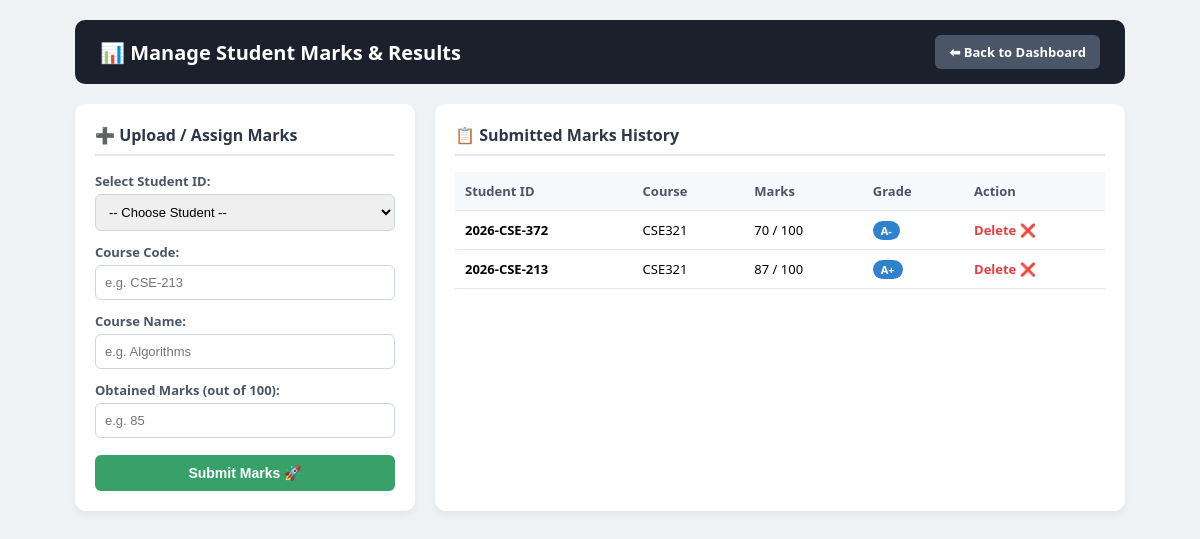
/manage_marks.php (signed in), run on the app's committed database.
### tables this page shows
CREATE TABLE `marks` (
  `id` int(11) NOT NULL,
  `student_id` varchar(50) NOT NULL,
  `course_code` varchar(20) NOT NULL,
  `course_name` varchar(100) NOT NULL,
  `marks` int(11) NOT NULL,
  `grade` varchar(5) NOT NULL,
  `posted_by` varchar(50) NOT NULL,
  `created_at` timestamp NOT NULL DEFAULT current_timestamp()
);

### manage_marks.php (the view, shortened to what this page needs)
<?php
require_once 'config.php';
$marks_list = $conn->query("SELECT * FROM marks ORDER BY id DESC");
?>
<!DOCTYPE html>
<html lang="en">
<head>
</head>
<body>
<div class="container">
    <div class="header">
        <h2>📊 Manage Student Marks & Results</h2>
        <a href="teacher_dashboard.php" class="btn-back">⬅ Back to Dashboard</a>
    </div>
    <div class="main-grid">
        <div class="card">
            <h3>➕ Upload / Assign Marks</h3>
            <form action="" method="POST">
                <div class="form-group">
                    <label>Select Student ID:</label>
                    <select name="student_id" required>
                        <option value="">-- Choose Student --</option>
                    </select>
                </div>
                <div class="form-group">
                    <label>Course Code:</label>
                    <input type="text" name="course_code" placeholder="e.g. CSE-213" required>
                </div>
                <div class="form-group">
                    <label>Course Name:</label>
                    <input type="text" name="course_name" placeholder="e.g. Algorithms" required>
                </div>
                <div class="form-group">
                    <label>Obtained Marks (out of 100):</label>
                    <input type="number" name="marks" min="0" max="100" placeholder="e.g. 85" required>
                </div>
                <button type="submit" name="submit_marks" class="btn-submit">Submit Marks 🚀</button>
            </form>
        </div>
        <div class="card">
            <h3>📋 Submitted Marks History</h3>
            <table>
                <thead>
                    <tr>
                        <th>Student ID</th>
                        <th>Course</th>
                        <th>Marks</th>
                        <th>Grade</th>
                        <th>Action</th>
                    </tr>
                </thead>
                <tbody>
                    <?php if ($marks_list && $marks_list->num_rows > 0): ?>
                        <?php while ($m = $marks_list->fetch_assoc()): ?>
                            <tr>
                                <td><b><?php echo htmlspecialchars($m['student_id']); ?></b></td>
                                <td><?php echo htmlspecialchars($m['course_code']); ?></td>
                                <td><?php echo $m['marks']; ?> / 100</td>
                                <td><span class="badge-grade"><?php echo $m['grade']; ?></span></td>
                                <td>
                                    <a href="manage_marks.php?delete_mark_id=<?php echo $m['id']; ?>" class="btn-del" onclick="return confirm('Delete this mark entry?');">Delete ❌</a>
                                </td>
                            </tr>
                        <?php endwhile; ?>
                    <?php else: ?>
                        <tr>
                            <td colspan="5" style="text-align: center; color: #a0aec0; padding: 15px;">No marks entry found.</td>
                        </tr>
                    <?php endif; ?>
                </tbody>
            </table>
        </div>
    </div>
</div>
</body>
</html>

### manage_marks.php (style rules this page uses)
body { font-family: 'Segoe UI', Tahoma, Geneva, Verdana, sans-serif; background: #eef2f5; margin: 0; padding: 20px; }
.container { max-width: 1050px; margin: 0 auto; }
.header { display: flex; justify-content: space-between; align-items: center; background: #1a202c; color: white; padding: 15px 25px; border-radius: 10px; margin-bottom: 20px; }
.header h2 { margin: 0; font-size: 20px; }
.btn-back { background: #4a5568; color: white; padding: 8px 14px; text-decoration: none; border-radius: 6px; font-weight: bold; font-size: 13px; }
.main-grid { display: grid; grid-template-columns: 340px 1fr; gap: 20px; }
.card { background: white; padding: 20px; border-radius: 10px; box-shadow: 0 4px 6px rgba(0,0,0,0.05); }
.card h3 { margin-top: 0; color: #2d3748; border-bottom: 2px solid #e2e8f0; padding-bottom: 8px; font-size: 16px; }
.form-group { margin-bottom: 12px; }
label { display: block; font-size: 13px; font-weight: bold; color: #4a5568; margin-bottom: 4px; }
input, select { width: 100%; padding: 9px; border: 1px solid #cbd5e0; border-radius: 6px; box-sizing: border-box; font-size: 13px; }
.btn-submit { width: 100%; background: #38a169; color: white; border: none; padding: 10px; border-radius: 6px; font-weight: bold; cursor: pointer; margin-top: 5px; font-size: 14px; }
table { width: 100%; border-collapse: collapse; margin-top: 10px; }
th, td { padding: 10px; text-align: left; border-bottom: 1px solid #e2e8f0; font-size: 13px; }
th { background: #f7fafc; color: #4a5568; }
.badge-grade { background: #3182ce; color: white; padding: 2px 8px; border-radius: 10px; font-weight: bold; font-size: 11px; }
.btn-del { color: #e53e3e; text-decoration: none; font-weight: bold; }

### data on the page
marks: student "2026-CSE-372", course_code "CSE321", marks "70", grade "A-"
marks: student "2026-CSE-213", course_code "CSE321", marks "87", grade "A+"
